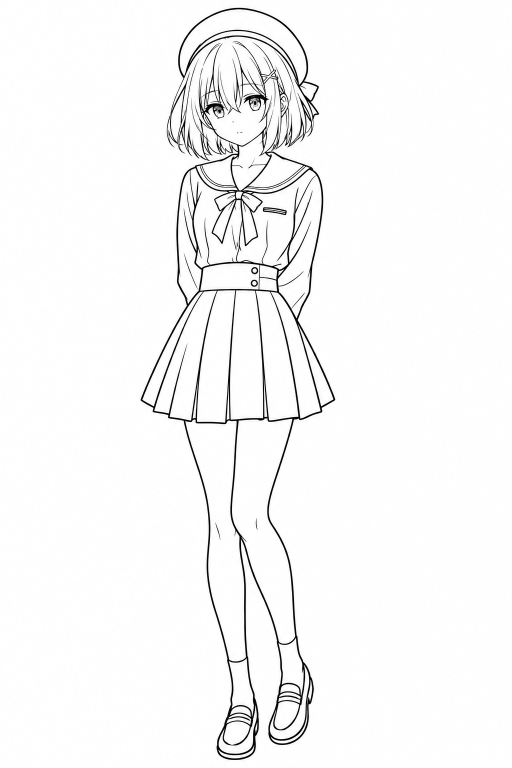
#> input picture frontend/scripts/lineart/source.png, 1024 x 1536 px (shown at 1/2 size)
$ python vectorize.py
#> lines starting #> are read from the running program, lines starting #| are printed output that depends on the picture; after the words box and inside, x2 and y2 are one past the last pixel; in counts of white or black regions, pixels touching at a corner belong together
"""Vectorizes the line-art source into `src/shared/ui/blueprint/lineart.ts`.

The source (`source.png`) is an image-model redraw of the signature outfit
as black line art. Requirements: potrace, Pillow, svgpathtools.

    python3 frontend/scripts/lineart/vectorize.py
"""

import argparse
import json
import re
import subprocess
import tempfile
from pathlib import Path

from PIL import Image, ImageOps
from svgpathtools import parse_path

HERE = Path(__file__).resolve().parent
OUT = HERE.parents[1] / 'src' / 'shared' / 'ui' / 'blueprint' / 'lineart.ts'
FIGURE_WIDTH = 400
TRACE_WIDTH = FIGURE_WIDTH * 2
PAD = 6


def fmt(value: float) -> str:
    text = f'{value:.1f}'
    return text[:-2] if text.endswith('.0') else text


def main() -> None:
    parser = argparse.ArgumentParser(description=__doc__)
    parser.add_argument('--source', type=Path, default=HERE / 'source.png')
    parser.add_argument('--output', type=Path, default=OUT)
    parser.add_argument('--height', type=float, help='Normalize a turnaround view to the front figure height.')
    parser.add_argument('--threshold', type=int, default=165, help='Ink threshold; higher includes lighter strokes.')
    parser.add_argument('--svg-output', type=Path, help='Also write a standalone SVG with the same coordinates.')
    args = parser.parse_args()
    source_image = Image.open(args.source).convert('RGBA')
    paper = Image.new('RGBA', source_image.size, 'white')
#> paper: PIL image 1024x1536 RGBA; every value is 255
    image = Image.alpha_composite(paper, source_image).convert('L')
    box = ImageOps.invert(image.point(lambda v: 0 if v < 150 else 255)).getbbox()
#> box = (281, 16, 671, 1520)
    box = (box[0] - PAD, box[1] - PAD, box[2] + PAD, box[3] + PAD)
#> box = (275, 10, 677, 1526)
    crop = image.crop(box)
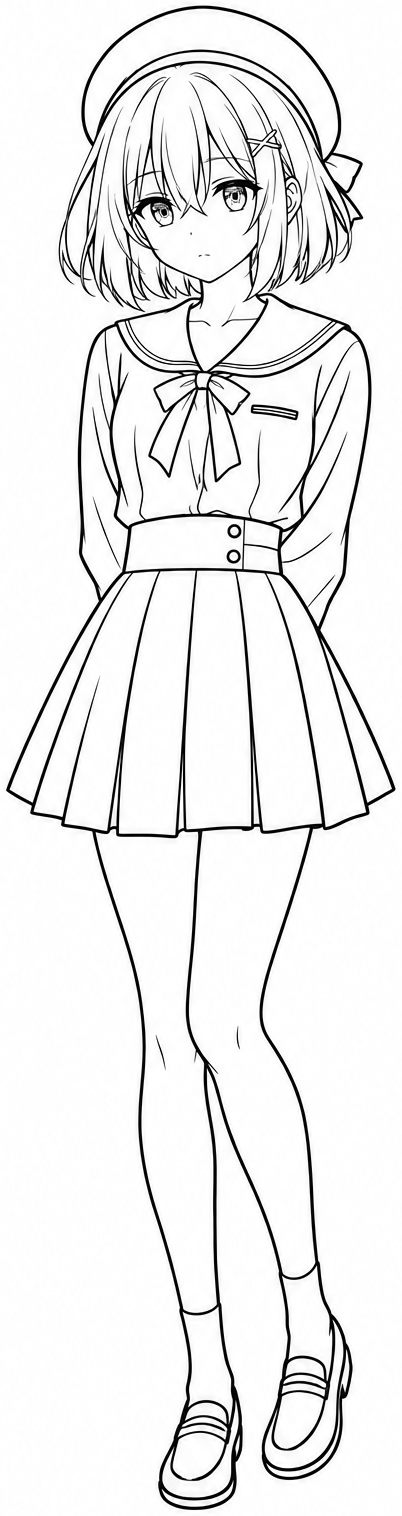
#> crop: PIL image 402x1516 L; min 0, max 255, mean 236
    trace_width = TRACE_WIDTH if args.height is None else round(crop.width * args.height * 2 / crop.height)
#> trace_width = 800
    height = round(crop.height * trace_width / crop.width)
#> height = 3017
    bitmap = crop.resize((trace_width, height), Image.LANCZOS).point(lambda v: 0 if v < args.threshold else 255).convert('1')
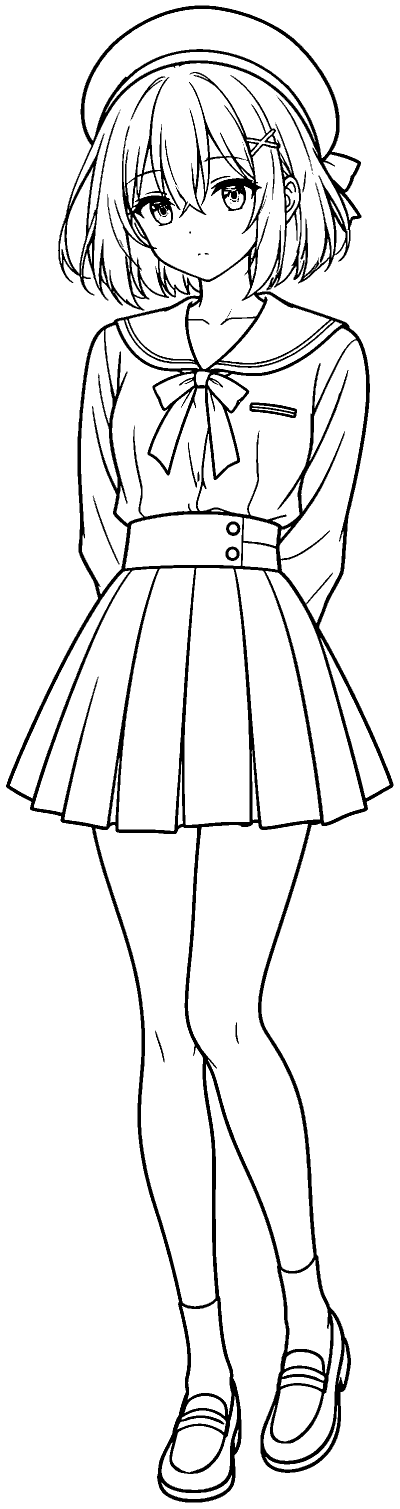
#> bitmap: PIL image 800x3017 1 (shown at 1/2 size); 92.1% white; 46 black regions (28 under 20 px), largest, box (x1, y1, x2, y2) and area: (12, 11, 787, 3005) 186589, (499, 805, 594, 836) 1371, (261, 153, 331, 241) 440

    with tempfile.TemporaryDirectory() as tmp:
        pbm, svg = Path(tmp) / 'in.pbm', Path(tmp) / 'out.svg'
        bitmap.save(pbm)
        subprocess.run(
            ['potrace', str(pbm), '-s', '-o', str(svg), '--turdsize', '4', '--alphamax', '1.1', '--opttolerance', '0.6', '-u', '1'],
            check=True,
        )
#> (this line was passed over: subprocess is not available in this run)
#> (the run stopped early here; a loop or call above may not have finished)
